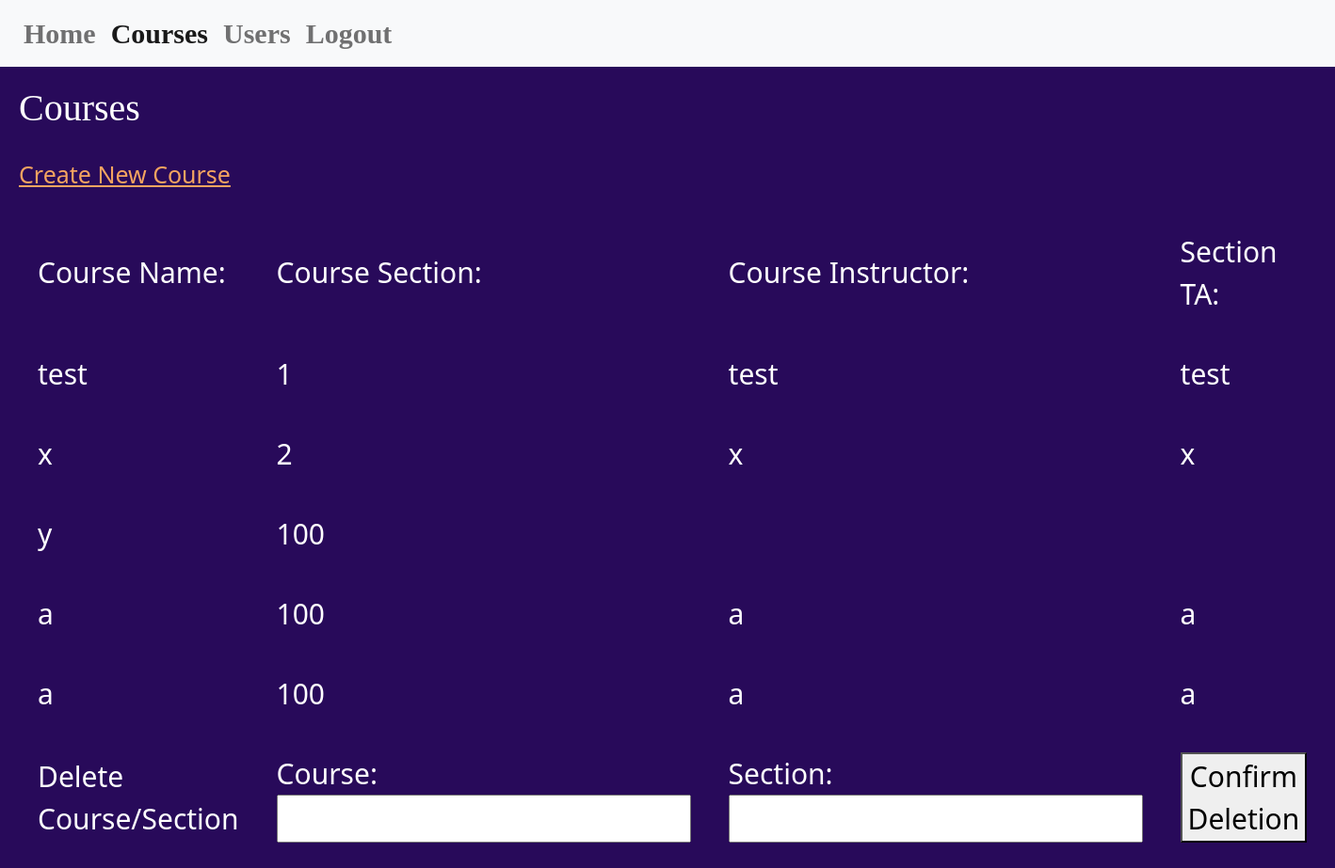
Screenshot of /viewcourse/ with the database file from the repository.
### PurplePanda/models.py (models this page shows, shortened)
class MyCourses(models.Model):
    courseName = models.CharField(max_length=20)
    courseSection = models.CharField(max_length=20)
    courseInstructor = models.CharField(max_length=50, default=None)
    courseTA = models.CharField(max_length=50, default=None)

### PurplePanda/views.py (the view, shortened to what this page needs)
# urls.py: path('viewcourse/', ViewCourses.as_view(), name='viewcoures'),
class ViewCourses(View):
    def get(self, request):
        x = list(MyCourses.objects.all())
        if x is None:
            return render(request, "viewcourse.html", {"print": "No Courses have been created yet!"})
        return render(request, "viewcourse.html", {"print": x})

### templates/viewcourse.html (shortened to what this page needs)
{% load static %}
<!DOCTYPE html>
<html lang="en">
<head>
    <link href="https://cdn.jsdelivr.net/npm/bootstrap@5.0.2/dist/css/bootstrap.min.css" rel="stylesheet">
    <link href="{% static 'css/loginstyle.css' %}" rel="stylesheet" type="text/css"/>
</head>
<body>
    <nav class="navbar navbar-expand-lg navbar-light bg-light">
        <div class="container-fluid">
            <div class="collapse navbar-collapse" id="navbarNavAltMarkup">
                <div class="navbar-nav">
                <a class="nav-link" href="/home">Home</a>
                <a class="nav-link active" aria-current="page" href= "/viewcourse">Courses</a>
                <a class="nav-link" href="/viewuser">Users</a>
                <a class="nav-link" href= "/">Logout</a>
                </div>
            </div>
        </div>
    </nav>
    <h1 class="header2">Courses</h1>
    <a  class="create" href="/createcourse">Create New Course</a>
    <div class="users">
        <table class="loginTable">
                <tr>
                    <td>Course Name: </td>
                    <td>Course Section: </td>
                    <td>Course Instructor: </td>
                    <td>Section TA: </td>
                </tr>
            {% for i in print %}
                <tr>
                    <td>{{ i.courseName }}</td>
                    <td>{{ i.courseSection }}</td>
                    <td>{{ i.courseInstructor }}</td>
                    <td>{{ i.courseTA }}</td>
                </tr>
            {% endfor %}
        <form action="/viewcourse/" method="post">
                <tr>
                    <td>Delete Course/Section</td>
                    <td>Course: <input type="text" name="n"></td>
                    <td>Section: <input type="text" name="s"></td>
                    <td><button type = "submit">Confirm Deletion</button></td>
                </tr>
            </form>
        </table>
    </div>
</body>
</html>

### static/css/loginstyle.css (style rules this page uses)
.header2 { alignment: left; color:white; padding:20px; font-family: serif, Georgia; }
body { background-color: rgb(40,10,90); border-style:none; }
.users { padding:20px; font-size:25px; color:white; }
.create { padding:20px; font-size:25px; color:sandybrown; }
tr,td { padding:20px; }
.loginTable { padding:100px; margin-left: auto; margin-right: auto; color: white; font-size: 30px; }
.navbar { background-color: white; color: purple; border-style:none; font-weight: bold; font-size: 30px; padding:5px; font-family: serif, Georgia; }

### rows the page displays
MyCourses: courseName "test", courseSection "1", courseInstructor "test", courseTA "test"
MyCourses: courseName "x", courseSection "2", courseInstructor "x", courseTA "x"
MyCourses: courseName "y", courseSection "100"
MyCourses: courseName "a", courseSection "100", courseInstructor "a", courseTA "a"
MyCourses: courseName "a", courseSection "100", courseInstructor "a", courseTA "a"
